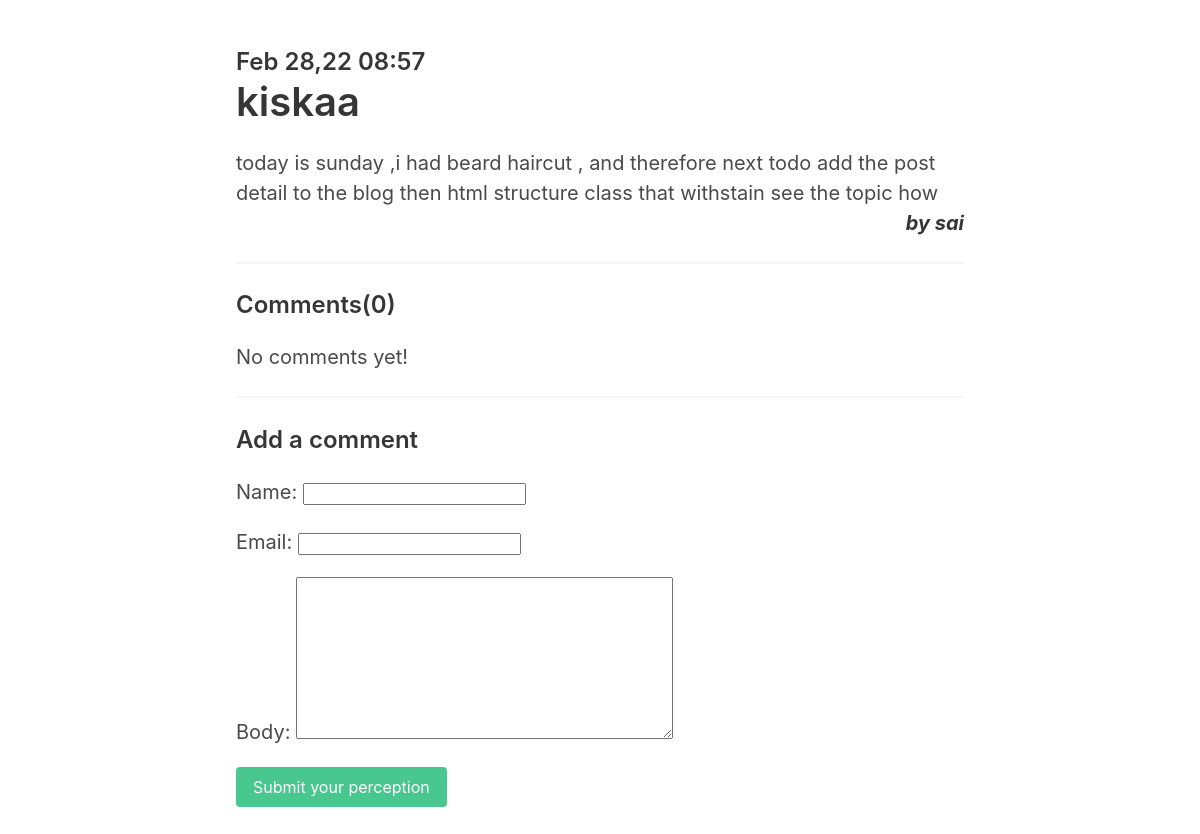
The app's page /postdetail/55, older data.
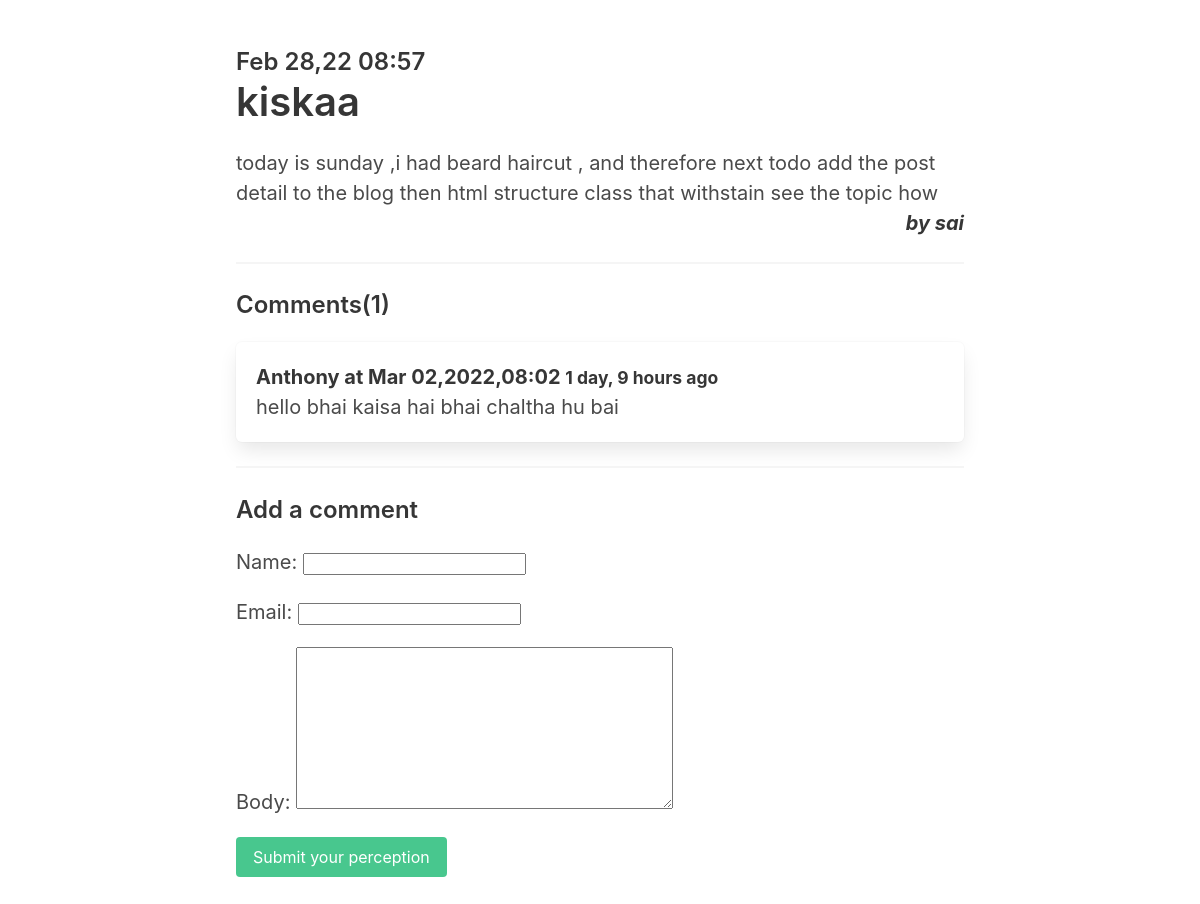
The same page, newer data.
### myapi/models.py (models this page shows, shortened)
class Posts(models.Model):
    aurt = models.CharField(max_length=15,default=User)
    title = models.CharField(max_length=20)
    content = models.TextField()
    image = models.ImageField(upload_to='media/uploads/',blank=True,null=True)
    date = models.DateTimeField(blank=True,default=timezone.now)
    Username = models.ForeignKey(User, on_delete=models.CASCADE, null=True, default=1)
    class Meta:
        verbose_name_plural="Posts"
    class Meta:
        ordering = ['-date', ]

class User(models.Model):
        Username = models.CharField(max_length=40)
        email = models.CharField(max_length=50, unique=True)
        phone = models.CharField(max_length=30)
        pass1 = models.CharField(max_length=200)
        def __str__(self):
            return self.Username

class comment(models.Model):
    post = models.ForeignKey(Posts,null=True,related_name="comments",on_delete=models.CASCADE)
    name = models.CharField(max_length=255)
    email = models.EmailField()
    body = models.TextField()
    createdat = models.DateTimeField(blank=True,default=timezone.now)

### myapi/views.py (the view)
# urls.py: path('postdetail/<int:id>',postdetail,name="postdetail"),
def postdetail(request,id):
    pdata= Posts.objects.get(id=id)
    if request.method == 'POST':
        form = CommentForm(request.POST)
        if form.is_valid():
            comment = form.save(commit=False)
            comment.post = pdata
            comment.save()
            return redirect('postdetail',id=pdata.id)
    else:
        form = CommentForm()
    return render(request, "post_detail.html", {'pdata': pdata, 'form': form,"id":pdata.id})

### myapi/forms.py
class CommentForm(forms.ModelForm):
    class Meta:
        model = comment
        fields = ('name', 'email', 'body')

### myapi/templates/post_detail.html (shortened to what this page needs)
<!DOCTYPE html>
<html lang="en">
<head>
    <link rel="stylesheet" href="https://unpkg.com/bulma@0.9.3/css/bulma.min.css" />
  <link href="https://stackpath.bootstrapcdn.com/font-awesome/4.7.0/css/font-awesome.min.css" rel="stylesheet"
>
</head>
<body>
{% block body %}
{% if pdata.image %}
<div class="container" style="position:relative; margin-top:40px;"></div>
    <figure class="image mb-6">
        <img src="{{pdata.image.url}}">
    </figure>
<section class="section" style="position:absolute;
margin-top:-1050px; border-radius: 6px; height:fit-content; background-color: #ffffff3b;
box-shadow: 0 0.5em 1em -0.125em rgb(10 10 10 / 10%), 0 0 0 1px rgb(10 10 10 / 2%); border: 1px solid #fffffab; width:1150px;margin-left:80px; padding-bottom:-25px;">
          <div class="columns " style="padding-bottom:-25px;">
            <div class="column is-8 is-offset-2">
              <div class="content is-medium">
                <h2 class="subtitle is-4" style="hover{color:white;}">{{pdata.date|date:'M d,y h:i'}}</h2>
                <h1 class="title">{{pdata.title}}</h1>
                <p>
                    {{pdata.content}}
                    <br><strong class="h3">by {{pdata.Username}}</strong><br>
                </p>
                  <hr>
                  <h2 class="subtitle is-4">Comments({{pdata.comments.all|length}})</h2>
                  {% if not pdata.comments.all %}
                    <p>
                        No comments yet!
                    </p>
                  {% endif %}
                  {% for comment in pdata.comments.all %}
                    <article class="media box" style="background-color: #ffffffab;">
                        <div class="media-content">
                            <strong>{{comment.name}} at {{comment.createdat|date:'M d,y h:i'}} <br>
                                <small>{{comment.createdat|timesince}} ago</small></strong><br>
                                {{comment.body}}
                        </div>
                    </article>
                  {% endfor %}
                  <hr>
                  <h2 class="subtitle is-4">Add a comment</h2>
                <form method="post" class="mb-6" action="/postdetail/{{id}}">
                    {% csrf_token %}
                    {{form.as_p}}
                    <div class="field">
                        <div class="control">
                            <button class="button is-success" type="submit">Submit your perception</button>
                        </div>
                    </div>
                </form>
              </div>
            </div>
          </div>
        </section>
{% else %}
<section class="section">
          <div class="columns">
            <div class="column is-8 is-offset-2">
              <div class="content is-medium">
                <h2 class="subtitle is-4">{{pdata.date|date:'M d,y h:i'}}</h2>
                <h1 class="title">{{pdata.title}}</h1>
                <p>
                    {{pdata.content}}
                    <br><strong class="h3">by {{pdata.Username}}</strong><br>
                </p>
                  <hr>
                  <h2 class="subtitle is-4">Comments({{pdata.comments.all|length}})</h2>
                  {% if not pdata.comments.all %}
                    <p>
                        No comments yet!
                    </p>
                  {% endif %}
                  {% for comment in pdata.comments.all %}
                    <article class="media box">
                        <div class="media-content">
                            <strong>{{comment.name}} at {{comment.createdat|date:'M d,Y,h:i'}}
                                <small>{{comment.createdat|timesince}} ago</small></strong><br>
                                {{comment.body}}
                        </div>
                    </article>
                  {% endfor %}
                  <hr>
                  <h2 class="subtitle is-4">Add a comment</h2>
                <form method="post" class="mb-6" action="/postdetail/{{id}}">
                    {{form.as_p}}
                    <div class="field">
                        <div class="control">
                            <button class="button is-success" type="submit">Submit your perception</button>
                        </div>
                    </div>
                </form>
              </div>
            </div>
          </div>
        </section>
{% endif %}
{% endblock %}
</body>
</html>

### myapi/templates/post_detail.html (style rules this page uses)
.h3 { float:right; font-style: italic; }

Row changes from the older to the newer data that the page shows:
computed for Posts "kiskaa": comments.all|length "0" → "1"
added comment: name "Anthony", createdat "Mar 02,2022,08:02", createdat "1 day, 9 hours", body "hello bhai kaisa hai bhai chaltha hu bai"
Text that changed along with them:
text no longer shown: "No comments yet!"
